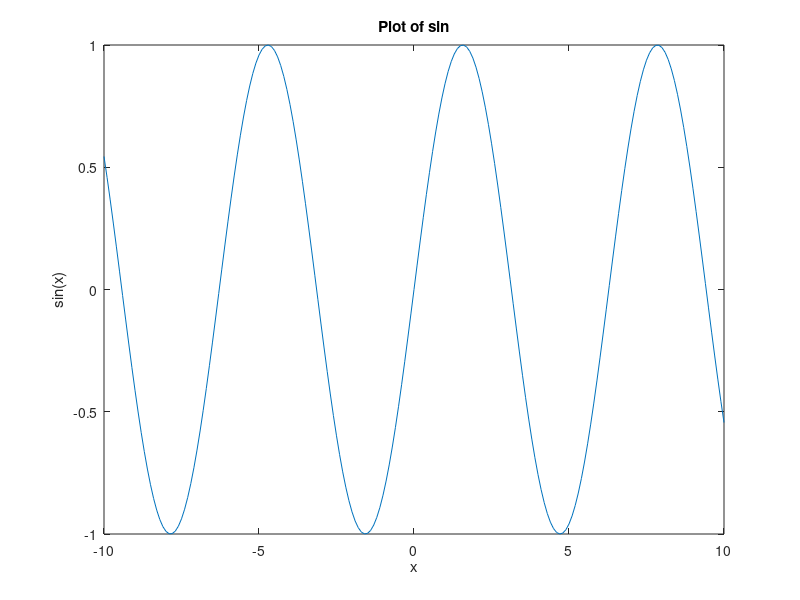

The MATLAB source for this figure:
% Author: Manoj Kumar
% Roll no. 16/CS/010



x = -10:0.1:10;
plot(x, sin(x));
xlabel("x");
ylabel("sin(x)");
title("Plot of sin");